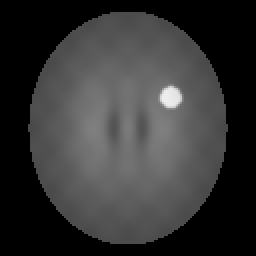
#> input picture sample_data/sample_B.png, 128 x 128 px (shown 2 times larger)
$ python -i fuzzy_enhancement.py   (imports and definitions only)
#> lines starting #> are read from the running program, lines starting #| are printed output that depends on the picture; after the words box and inside, x2 and y2 are one past the last pixel; in counts of white or black regions, pixels touching at a corner belong together
#> further down, picture is the input picture: shape (128, 128, 3); min 0, max 237, mean 52.4
import cv2
import numpy as np
from scipy.ndimage import uniform_filter


def fuzzy_enhance(image, enabled=True):
    """Bounded fuzzy intensification with entropy-adapted local contrast blending.

    If enabled=False (ablation mode), returns the unenhanced image directly.
    """
#> called with enabled = True
    x = np.clip(np.asarray(image, np.float32), 0, 1)
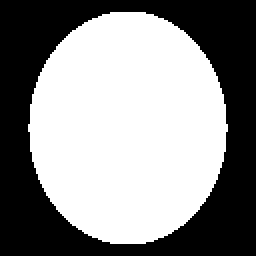
#> x: shape (128, 128, 3) float32 (shown 2 times larger); values 0 (black) and 1 (white), 55.5% white; 1 black region, box (x1, y1, x2, y2) and area: (0, 0, 128, 128) 7296
    if not enabled:
        return x.copy(), x.copy()
    foreground = x > 0.02
    if not foreground.any() or float(x.std()) < 1e-7:
        return x.copy(), x.copy()
    values = x[foreground]
    lo, hi = np.percentile(values, [2, 98])
#> lo = 1; hi = 1
    membership = np.clip((x - lo) / max(float(hi - lo), 1e-6), 0, 1)
#> membership: shape (128, 128, 3) float32; every value is 0
    m = np.clip(membership[foreground], 1e-6, 1 - 1e-6)
    entropy = float(np.mean(-(m * np.log2(m) + (1 - m) * np.log2(1 - m))))
#> entropy = 2.14e-05
    local_var = np.maximum(uniform_filter(x * x, 7) - uniform_filter(x, 7) ** 2, 0)
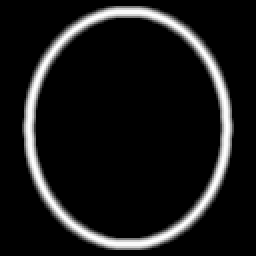
#> local_var: shape (128, 128, 3) float32 (shown 2 times larger); min 0, max 0.25, mean 0.0238; drawn with min black and max white
    local_std = float(np.sqrt(local_var)[foreground].mean())
#> local_std = 0.0517
    strength = float(np.clip(0.12 + 0.15 * entropy + 0.10 * (1 - values.std()) - local_std, 0.1, 0.32))
#> strength = 0.168
    intensified = np.where(membership <= 0.5, 2 * membership ** 2, 1 - 2 * (1 - membership) ** 2)
#> (the run stopped early here; a loop or call above may not have finished)
